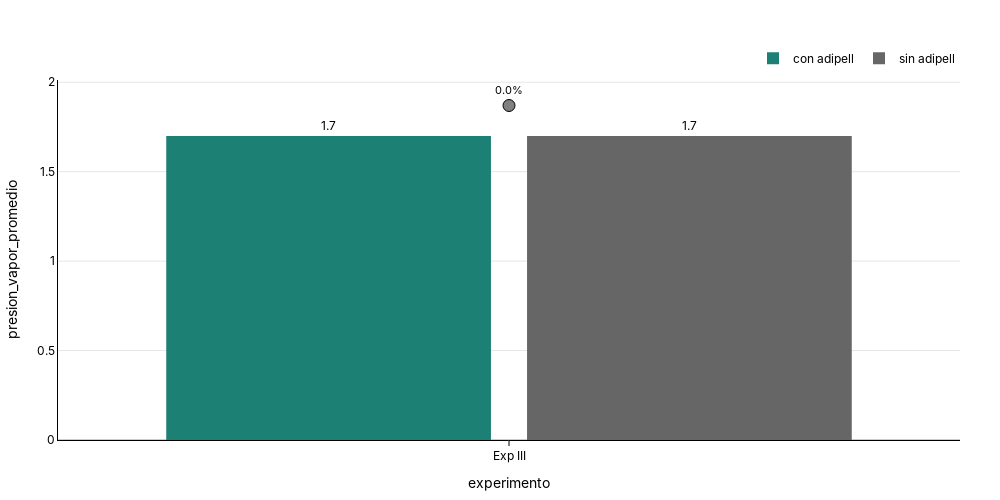

The notebook cell this image was saved under:
### Code cell
fig_presion_vapor_promedio =plot_bar(
df=sultana_group,
x_col="experimento",
y_col="presion_vapor_promedio",
group_col="producto",
delta_reference_group='sin adipell',
show_delta=True,
delta_type='pct',
#title="PDI (%)",
)
fig_presion_vapor_promedio.show()
s3.save_plotly_html(fig_presion_vapor_promedio, "presion_vapor_promedio_sultana.html")

### Figure 1 — Plotly figure (JSON) as saved in the notebook; plotly's stock layout.template omitted (floating-point values rounded to 4 significant figures)
{"data": [{"hovertemplate": "<b>experimento:</b> %{x}<br><b>presion_vapor_promedio:</b> %{y:.1f}<br><extra></extra>", "marker": {"color": "#1C8074", "line": {"width": 0}}, "name": "con adipell", "text": [1.7], "textposition": "outside", "texttemplate": "%{text:.1f}", "type": "bar", "x": ["Exp III"], "y": [1.7]}, {"hovertemplate": "<b>experimento:</b> %{x}<br><b>presion_vapor_promedio:</b> %{y:.1f}<br><extra></extra>", "marker": {"color": "#666666", "line": {"width": 0}}, "name": "sin adipell", "text": [1.7], "textposition": "outside", "texttemplate": "%{text:.1f}", "type": "bar", "x": ["Exp III"], "y": [1.7]}, {"hoverinfo": "skip", "marker": {"color": ["gray"], "line": {"color": "black", "width": 1}, "size": 12, "symbol": ["circle"]}, "mode": "markers+text", "showlegend": false, "text": ["0.0%"], "textfont": {"color": "black", "size": 11}, "textposition": "top center", "type": "scatter", "x": ["Exp III"], "y": [1.87]}], "layout": {"bargap": 0.2, "bargroupgap": 0.1, "barmode": "group", "font": {"color": "black", "family": "Inter, Arial, sans-serif"}, "height": 500, "legend": {"orientation": "h", "title": {"text": ""}, "x": 1, "xanchor": "right", "y": 1.02, "yanchor": "bottom"}, "margin": {"b": 40, "l": 40, "r": 40, "t": 80}, "paper_bgcolor": "rgba(0,0,0,0)", "plot_bgcolor": "rgba(0,0,0,0)", "title": {"text": "<b><b>", "x": 0.5, "xanchor": "center", "y": 0.95, "yanchor": "top"}, "width": 1000, "xaxis": {"linecolor": "black", "linewidth": 1, "showline": true, "tickcolor": "black", "ticks": "outside", "title": {"text": "experimento"}}, "yaxis": {"gridcolor": "rgba(0,0,0,0.1)", "linecolor": "black", "linewidth": 1, "showgrid": true, "showline": true, "title": {"text": "presion_vapor_promedio"}, "zeroline": true, "zerolinecolor": "rgba(0,0,0,0.2)"}}}
